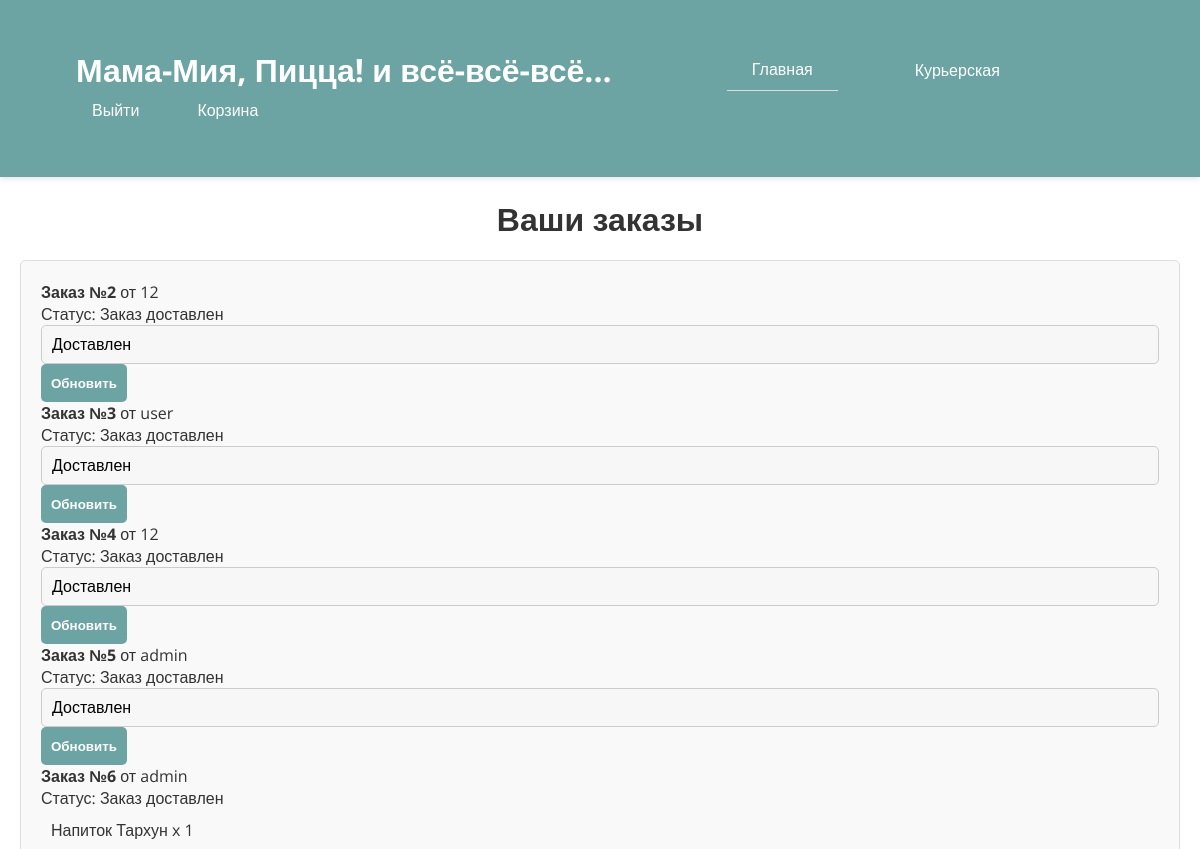
/courier/ (signed in, upper part), run on an earlier commit of the app's database.
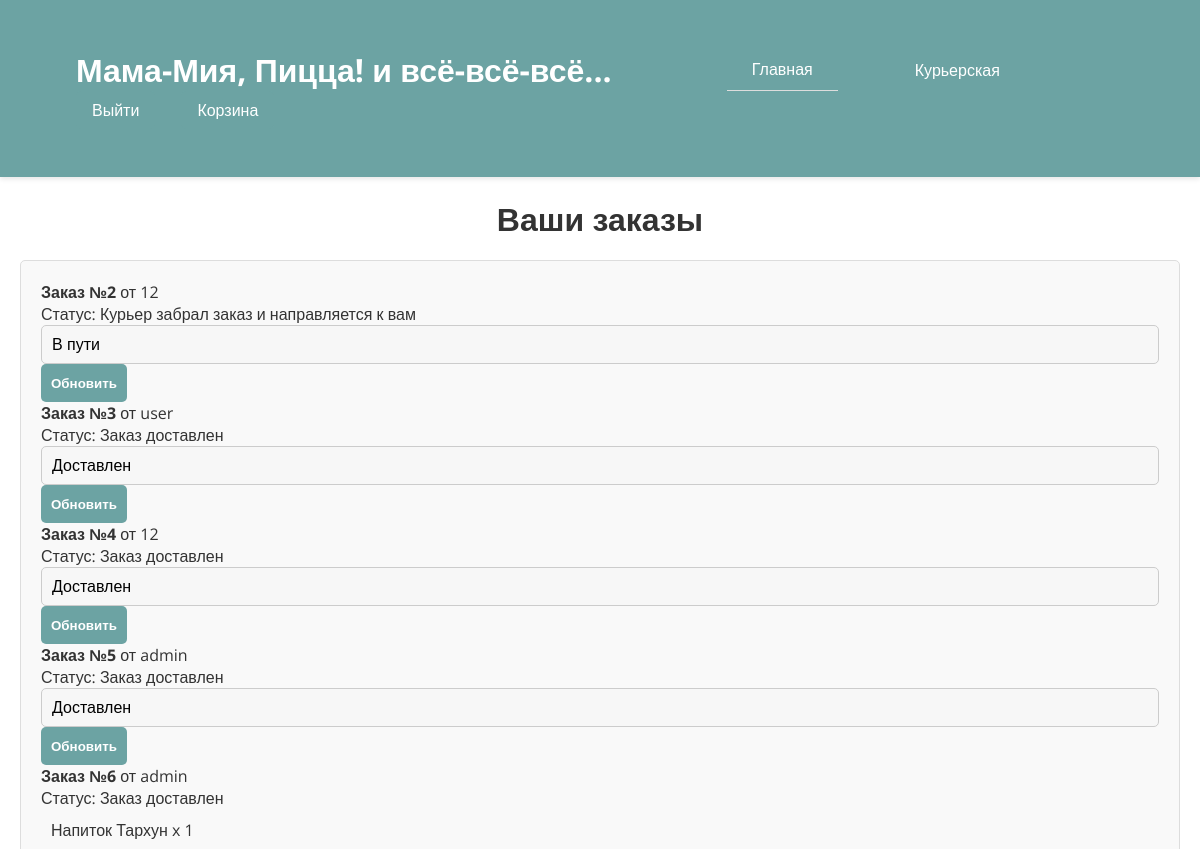
And on a later commit of the database.
### main/models.py (models this page shows, shortened)
class Order(models.Model):
    STATUS_CHOICES = [
        ("Курьер забрал заказ и направляется к вам", "Курьер забрал заказ и направляется к вам"),
        ("Заказ доставлен", "Заказ доставлен"),
    ]
    user = models.ForeignKey(User, on_delete=models.CASCADE, related_name="orders")
    status = models.CharField(max_length=100, choices=STATUS_CHOICES, default="Курьер забрал заказ и направляется к вам")
    courier = models.ForeignKey(User, on_delete=models.SET_NULL, null=True, blank=True, related_name="deliveries")
    created_at = models.DateTimeField(auto_now_add=True)

class User(AbstractUser):
    is_courier = models.BooleanField(default=False)
    is_admin = models.BooleanField(default=False)

### main/views.py (the view, shortened to what this page needs)
# urls.py: path('courier/', views.courier_panel_view, name='courier_panel'),
@login_required
def courier_panel_view(request):
    from .models import Order
    if not request.user.is_courier:
        return redirect('home')
    orders = Order.objects.filter(models.Q(courier=request.user) | models.Q(courier__isnull=True))
    return render(request, "main/courier_panel.html", {"orders": orders})

### main/templates/main/courier_panel.html (shortened to what this page needs)
{% extends "main/base.html" %}
{% load static %}
{% block content %}
<link rel="stylesheet" href="{% static 'main/css/panel.css' %}">
<link rel="stylesheet" href="{% static 'main/css/cart.css' %}">
<link rel="stylesheet" href="{% static 'main/css/cour.css' %}">
<div class="admin-container">
    <h1>Ваши заказы</h1>
    <div class="admin-section">
        <table id="order-list">
            <tbody>
                {% for order in orders %}
    <div class="order-block">
        <p><strong>Заказ №{{ order.id }}</strong> от {{ order.user.username }}</p>
        <p>Статус: {{ order.status }}</p>
        <ul>
            {% for item in order.items.all %}
                <li>{{ item.product.name }} x {{ item.quantity }}</li>
            {% endfor %}
        </ul>
        {% if not order.courier %}
            <form method="post">
                {% csrf_token %}
                <input type="hidden" name="order_id" value="{{ order.id }}">
                <input type="hidden" name="status" value="Курьер забрал заказ и направляется к вам">
                <button type="submit">Взять заказ</button>
            </form>
                {% else %}
                    <form method="post">
                        <select name="status">
                            <option value="Курьер забрал заказ и направляется к вам" {% if order.status == "Курьер забрал заказ и направляется к вам" %}selected{% endif %}>В пути</option>
                            <option value="Заказ доставлен" {% if order.status == "Заказ доставлен" %}selected{% endif %}>Доставлен</option>
                        </select>
                        <button type="submit">Обновить</button>
                    </form>
                {% endif %}
    </div>
        {% endfor %}
            </tbody>
        </table>
    </div>
</div>
{% endblock %}

What changed in the data, as far as the page shows it:
changed Order id 2: status "Заказ доставлен" → "Курьер забрал заказ и направляется к вам"; status "Доставлен" → "В пути"
